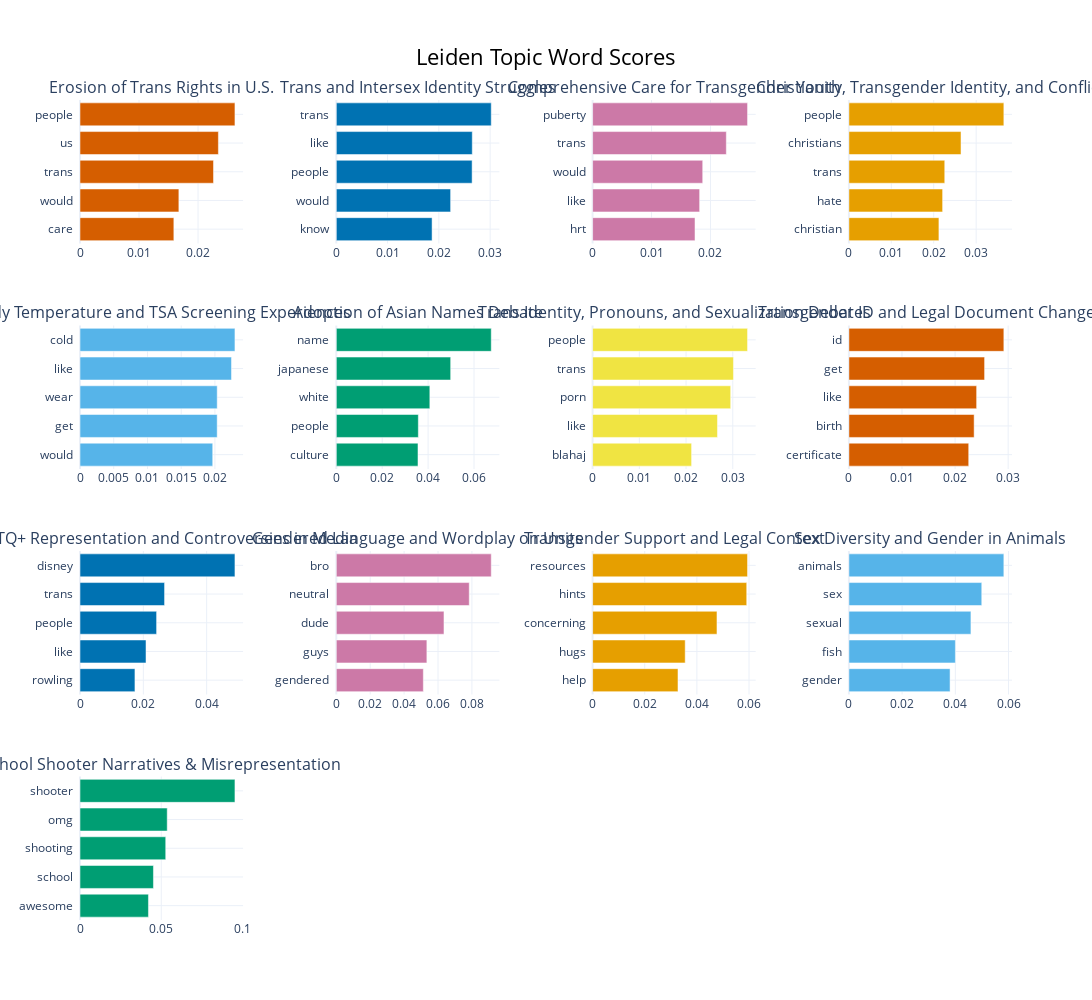

Notebook source saved alongside this figure:
### Code cell
leiden_to_bertopic_stile.visualize_barchart(top_n_topics=13, n_words=5, width=450, title="Leiden Topic Word Scores", custom_labels=True)

### Figure 1 — Plotly figure (JSON) as saved in the notebook; plotly's stock layout.template omitted (floating-point values rounded to 4 significant figures)
{"data": [{"marker": {"color": "#D55E00"}, "orientation": "h", "type": "bar", "x": [0.0159, 0.01675, 0.02262, 0.02344, 0.02625], "xaxis": "x", "y": ["care  ", "would  ", "trans  ", "us  ", "people  "], "yaxis": "y"}, {"marker": {"color": "#0072B2"}, "orientation": "h", "type": "bar", "x": [0.01868, 0.02229, 0.02649, 0.02652, 0.03022], "xaxis": "x2", "y": ["know  ", "would  ", "people  ", "like  ", "trans  "], "yaxis": "y2"}, {"marker": {"color": "#CC79A7"}, "orientation": "h", "type": "bar", "x": [0.01738, 0.01816, 0.01868, 0.02269, 0.02629], "xaxis": "x3", "y": ["hrt  ", "like  ", "would  ", "trans  ", "puberty  "], "yaxis": "y3"}, {"marker": {"color": "#E69F00"}, "orientation": "h", "type": "bar", "x": [0.02122, 0.0221, 0.0226, 0.02643, 0.03653], "xaxis": "x4", "y": ["christian  ", "hate  ", "trans  ", "christians  ", "people  "], "yaxis": "y4"}, {"marker": {"color": "#56B4E9"}, "orientation": "h", "type": "bar", "x": [0.01967, 0.02034, 0.02034, 0.02246, 0.02297], "xaxis": "x5", "y": ["would  ", "get  ", "wear  ", "like  ", "cold  "], "yaxis": "y5"}, {"marker": {"color": "#009E73"}, "orientation": "h", "type": "bar", "x": [0.0356, 0.03574, 0.04075, 0.04984, 0.06751], "xaxis": "x6", "y": ["culture  ", "people  ", "white  ", "japanese  ", "name  "], "yaxis": "y6"}, {"marker": {"color": "#F0E442"}, "orientation": "h", "type": "bar", "x": [0.02119, 0.02672, 0.02955, 0.03014, 0.03316], "xaxis": "x7", "y": ["blahaj  ", "like  ", "porn  ", "trans  ", "people  "], "yaxis": "y7"}, {"marker": {"color": "#D55E00"}, "orientation": "h", "type": "bar", "x": [0.02257, 0.02359, 0.02406, 0.02556, 0.02918], "xaxis": "x8", "y": ["certificate  ", "birth  ", "like  ", "get  ", "id  "], "yaxis": "y8"}, {"marker": {"color": "#0072B2"}, "orientation": "h", "type": "bar", "x": [0.01735, 0.02085, 0.02419, 0.02671, 0.04894], "xaxis": "x9", "y": ["rowling  ", "like  ", "people  ", "trans  ", "disney  "], "yaxis": "y9"}, {"marker": {"color": "#CC79A7"}, "orientation": "h", "type": "bar", "x": [0.05134, 0.05342, 0.06352, 0.07842, 0.0914], "xaxis": "x10", "y": ["gendered  ", "guys  ", "dude  ", "neutral  ", "bro  "], "yaxis": "y10"}, {"marker": {"color": "#E69F00"}, "orientation": "h", "type": "bar", "x": [0.03275, 0.03552, 0.04771, 0.05912, 0.05944], "xaxis": "x11", "y": ["help  ", "hugs  ", "concerning  ", "hints  ", "resources  "], "yaxis": "y11"}, {"marker": {"color": "#56B4E9"}, "orientation": "h", "type": "bar", "x": [0.03802, 0.04003, 0.04587, 0.04994, 0.05824], "xaxis": "x12", "y": ["gender  ", "fish  ", "sexual  ", "sex  ", "animals  "], "yaxis": "y12"}, {"marker": {"color": "#009E73"}, "orientation": "h", "type": "bar", "x": [0.04212, 0.04519, 0.05275, 0.05367, 0.09534], "xaxis": "x13", "y": ["awesome  ", "school  ", "shooting  ", "omg  ", "shooter  "], "yaxis": "y13"}], "layout": {"annotations": [{"font": {"size": 16}, "showarrow": false, "text": "Erosion of Trans Rights in U.S.", "x": 0.0875, "xanchor": "center", "xref": "paper", "y": 1, "yanchor": "bottom", "yref": "paper"}, {"font": {"size": 16}, "showarrow": false, "text": "Trans and Intersex Identity Struggles", "x": 0.3625, "xanchor": "center", "xref": "paper", "y": 1, "yanchor": "bottom", "yref": "paper"}, {"font": {"size": 16}, "showarrow": false, "text": "Comprehensive Care for Transgender Youth", "x": 0.6375, "xanchor": "center", "xref": "paper", "y": 1, "yanchor": "bottom", "yref": "paper"}, {"font": {"size": 16}, "showarrow": false, "text": "Christianity, Transgender Identity, and Conflict", "x": 0.9125, "xanchor": "center", "xref": "paper", "y": 1, "yanchor": "bottom", "yref": "paper"}, {"font": {"size": 16}, "showarrow": false, "text": "Body Temperature and TSA Screening Experiences", "x": 0.0875, "xanchor": "center", "xref": "paper", "y": 0.725, "yanchor": "bottom", "yref": "paper"}, {"font": {"size": 16}, "showarrow": false, "text": "Adoption of Asian Names Debate", "x": 0.3625, "xanchor": "center", "xref": "paper", "y": 0.725, "yanchor": "bottom", "yref": "paper"}, {"font": {"size": 16}, "showarrow": false, "text": "Trans Identity, Pronouns, and Sexualization Debates", "x": 0.6375, "xanchor": "center", "xref": "paper", "y": 0.725, "yanchor": "bottom", "yref": "paper"}, {"font": {"size": 16}, "showarrow": false, "text": "Transgender ID and Legal Document Changes", "x": 0.9125, "xanchor": "center", "xref": "paper", "y": 0.725, "yanchor": "bottom", "yref": "paper"}, {"font": {"size": 16}, "showarrow": false, "text": "LGBTQ+ Representation and Controversies in Media", "x": 0.0875, "xanchor": "center", "xref": "paper", "y": 0.45, "yanchor": "bottom", "yref": "paper"}, {"font": {"size": 16}, "showarrow": false, "text": "Gendered Language and Wordplay on Units", "x": 0.3625, "xanchor": "center", "xref": "paper", "y": 0.45, "yanchor": "bottom", "yref": "paper"}, {"font": {"size": 16}, "showarrow": false, "text": "Transgender Support and Legal Context", "x": 0.6375, "xanchor": "center", "xref": "paper", "y": 0.45, "yanchor": "bottom", "yref": "paper"}, {"font": {"size": 16}, "showarrow": false, "text": "Sex Diversity and Gender in Animals", "x": 0.9125, "xanchor": "center", "xref": "paper", "y": 0.45, "yanchor": "bottom", "yref": "paper"}, {"font": {"size": 16}, "showarrow": false, "text": "School Shooter Narratives & Misrepresentation", "x": 0.0875, "xanchor": "center", "xref": "paper", "y": 0.175, "yanchor": "bottom", "yref": "paper"}], "height": 1000, "hoverlabel": {"bgcolor": "white", "font": {"family": "Rockwell", "size": 16}}, "showlegend": false, "title": {"font": {"color": "Black", "size": 22}, "text": "Leiden Topic Word Scores", "x": 0.5, "xanchor": "center", "yanchor": "top"}, "width": 1800, "xaxis": {"anchor": "y", "domain": [0, 0.175], "showgrid": true}, "xaxis10": {"anchor": "y10", "domain": [0.275, 0.45], "showgrid": true}, "xaxis11": {"anchor": "y11", "domain": [0.55, 0.725], "showgrid": true}, "xaxis12": {"anchor": "y12", "domain": [0.825, 1], "showgrid": true}, "xaxis13": {"anchor": "y13", "domain": [0, 0.175], "showgrid": true}, "xaxis14": {"anchor": "y14", "domain": [0.275, 0.45], "showgrid": true}, "xaxis15": {"anchor": "y15", "domain": [0.55, 0.725], "showgrid": true}, "xaxis16": {"anchor": "y16", "domain": [0.825, 1], "showgrid": true}, "xaxis2": {"anchor": "y2", "domain": [0.275, 0.45], "showgrid": true}, "xaxis3": {"anchor": "y3", "domain": [0.55, 0.725], "showgrid": true}, "xaxis4": {"anchor": "y4", "domain": [0.825, 1], "showgrid": true}, "xaxis5": {"anchor": "y5", "domain": [0, 0.175], "showgrid": true}, "xaxis6": {"anchor": "y6", "domain": [0.275, 0.45], "showgrid": true}, "xaxis7": {"anchor": "y7", "domain": [0.55, 0.725], "showgrid": true}, "xaxis8": {"anchor": "y8", "domain": [0.825, 1], "showgrid": true}, "xaxis9": {"anchor": "y9", "domain": [0, 0.175], "showgrid": true}, "yaxis": {"anchor": "x", "domain": [0.825, 1], "showgrid": true}, "yaxis10": {"anchor": "x10", "domain": [0.275, 0.45], "showgrid": true}, "yaxis11": {"anchor": "x11", "domain": [0.275, 0.45], "showgrid": true}, "yaxis12": {"anchor": "x12", "domain": [0.275, 0.45], "showgrid": true}, "yaxis13": {"anchor": "x13", "domain": [0, 0.175], "showgrid": true}, "yaxis14": {"anchor": "x14", "domain": [0, 0.175], "showgrid": true}, "yaxis15": {"anchor": "x15", "domain": [0, 0.175], "showgrid": true}, "yaxis16": {"anchor": "x16", "domain": [0, 0.175], "showgrid": true}, "yaxis2": {"anchor": "x2", "domain": [0.825, 1], "showgrid": true}, "yaxis3": {"anchor": "x3", "domain": [0.825, 1], "showgrid": true}, "yaxis4": {"anchor": "x4", "domain": [0.825, 1], "showgrid": true}, "yaxis5": {"anchor": "x5", "domain": [0.55, 0.725], "showgrid": true}, "yaxis6": {"anchor": "x6", "domain": [0.55, 0.725], "showgrid": true}, "yaxis7": {"anchor": "x7", "domain": [0.55, 0.725], "showgrid": true}, "yaxis8": {"anchor": "x8", "domain": [0.55, 0.725], "showgrid": true}, "yaxis9": {"anchor": "x9", "domain": [0.275, 0.45], "showgrid": true}}}
